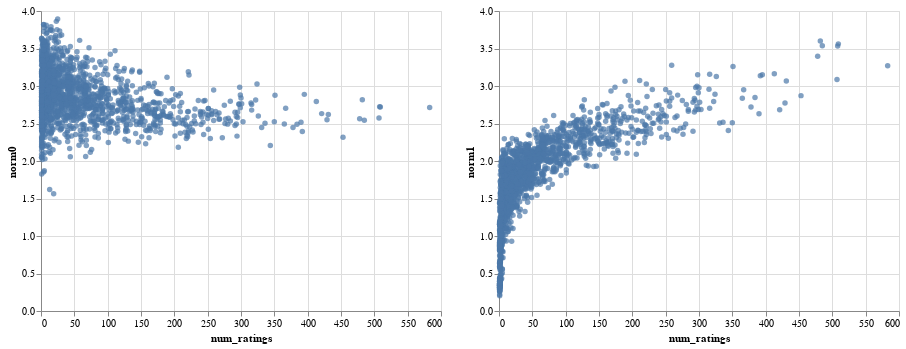

Notebook code for this chart:
### Markdown cell above
Note: Depending on how the model is initialized, you may observe that some niche movies (ones with few ratings) have a high norm, leading to spurious recommendations. This can happen if the embedding of that movie happens to be initialized with a high norm. Then, because the movie has few ratings, it is infrequently updated, and can keep its high norm. This will be alleviated by using regularization.

Try changing the value of the hyper-parameter `init_stddev`. One quantity that can be helpful is that the expected norm of a $d$-dimensional vector with entries $\sim \mathcal N(0, \sigma^2)$ is approximatley $\sigma \sqrt d$.

Observe how this affects the embedding norm distribution, and the ranking of the top-norm movies?

### Code cell
#============================================================================
#enter your code here
init_stddev = 0.05
# use build_model function
model_lowinit = build_model(ratings, embedding_dim=30, init_stddev=init_stddev)
#============================================================================
model_lowinit.train(num_iterations=1000, learning_rate=10.)
movie_neighbors(model, "Priest", DOT)
movie_neighbors(model_lowinit, "Priest", DOT)
movie_embedding_norm([model, model_lowinit])

### Figure 1 — Vega-Lite specification as saved in the notebook (floating-point values rounded to 4 significant figures; data arrays with more than 128 entries replaced by an {"elided": "..."} marker saying what was removed)
{"config": {"view": {"continuousWidth": 400, "continuousHeight": 300}}, "hconcat": [{"layer": [{"mark": "circle", "encoding": {"color": {"condition": {"value": "#4c78a8", "selection": "selector004"}, "value": "lightgray"}, "x": {"field": "num_ratings", "type": "quantitative"}, "y": {"field": "norm0", "type": "quantitative"}}, "selection": {"selector005": {"type": "single", "encodings": ["x", "y"], "on": "mouseover", "nearest": true, "empty": "none"}, "selector004": {"type": "interval"}}}, {"mark": {"type": "text", "align": "center", "dx": 5, "dy": -5}, "encoding": {"text": {"condition": {"field": "title", "type": "nominal", "selection": "selector005"}, "value": ""}, "x": {"field": "num_ratings", "type": "quantitative"}, "y": {"field": "norm0", "type": "quantitative"}}}]}, {"layer": [{"mark": "circle", "encoding": {"color": {"condition": {"value": "#4c78a8", "selection": "selector004"}, "value": "lightgray"}, "x": {"field": "num_ratings", "type": "quantitative"}, "y": {"field": "norm1", "type": "quantitative"}}, "selection": {"selector006": {"type": "single", "encodings": ["x", "y"], "on": "mouseover", "nearest": true, "empty": "none"}, "selector004": {"type": "interval"}}}, {"mark": {"type": "text", "align": "center", "dx": 5, "dy": -5}, "encoding": {"text": {"condition": {"field": "title", "type": "nominal", "selection": "selector006"}, "value": ""}, "x": {"field": "num_ratings", "type": "quantitative"}, "y": {"field": "norm1", "type": "quantitative"}}}]}], "data": {"name": "data-5f393489843e34175640ba502a796bc5"}, "$schema": "https://vega.github.io/schema/vega-lite/v4.17.0.json", "datasets": {"data-5f393489843e34175640ba502a796bc5": {"elided": "1682 records"}}}
